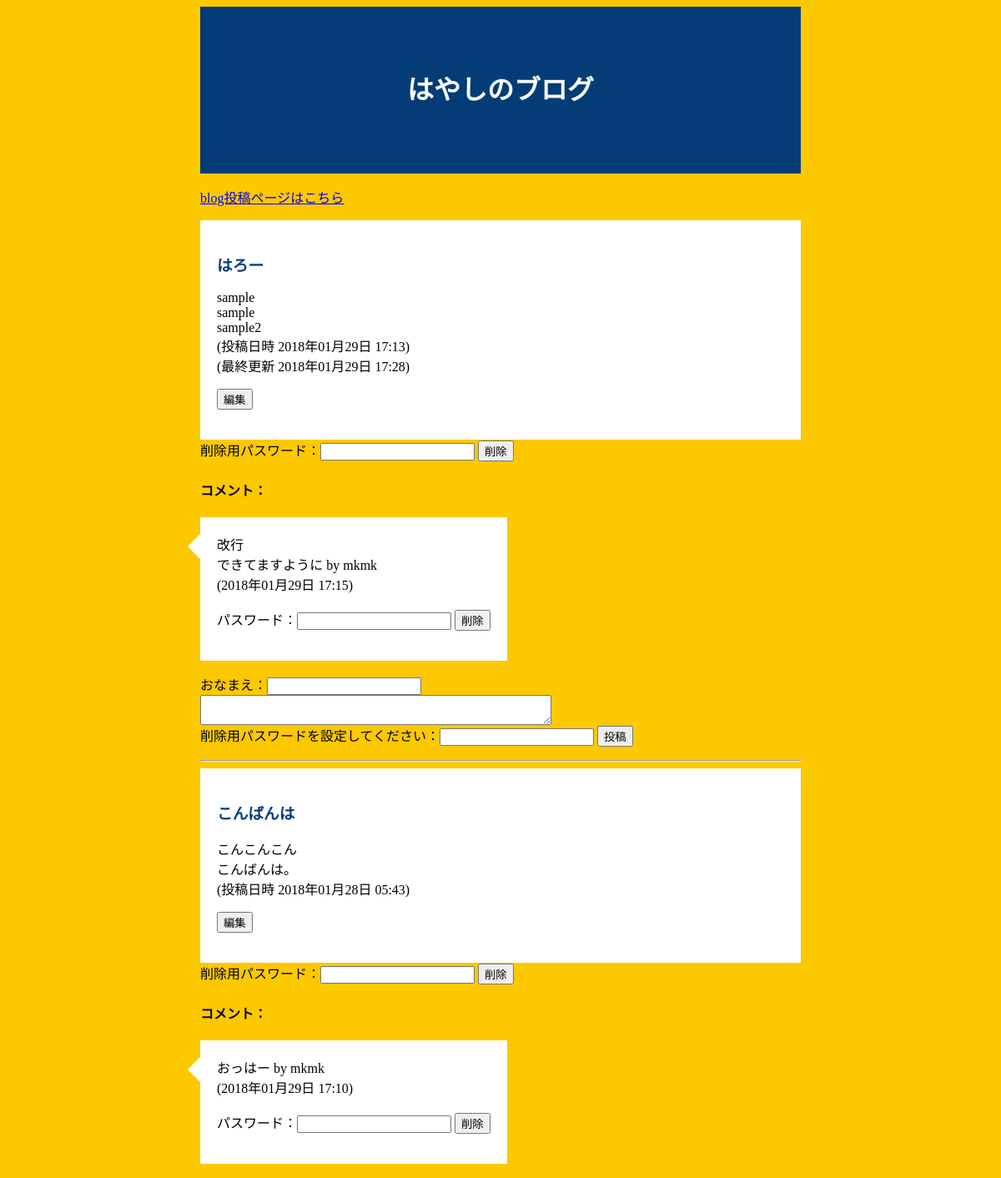
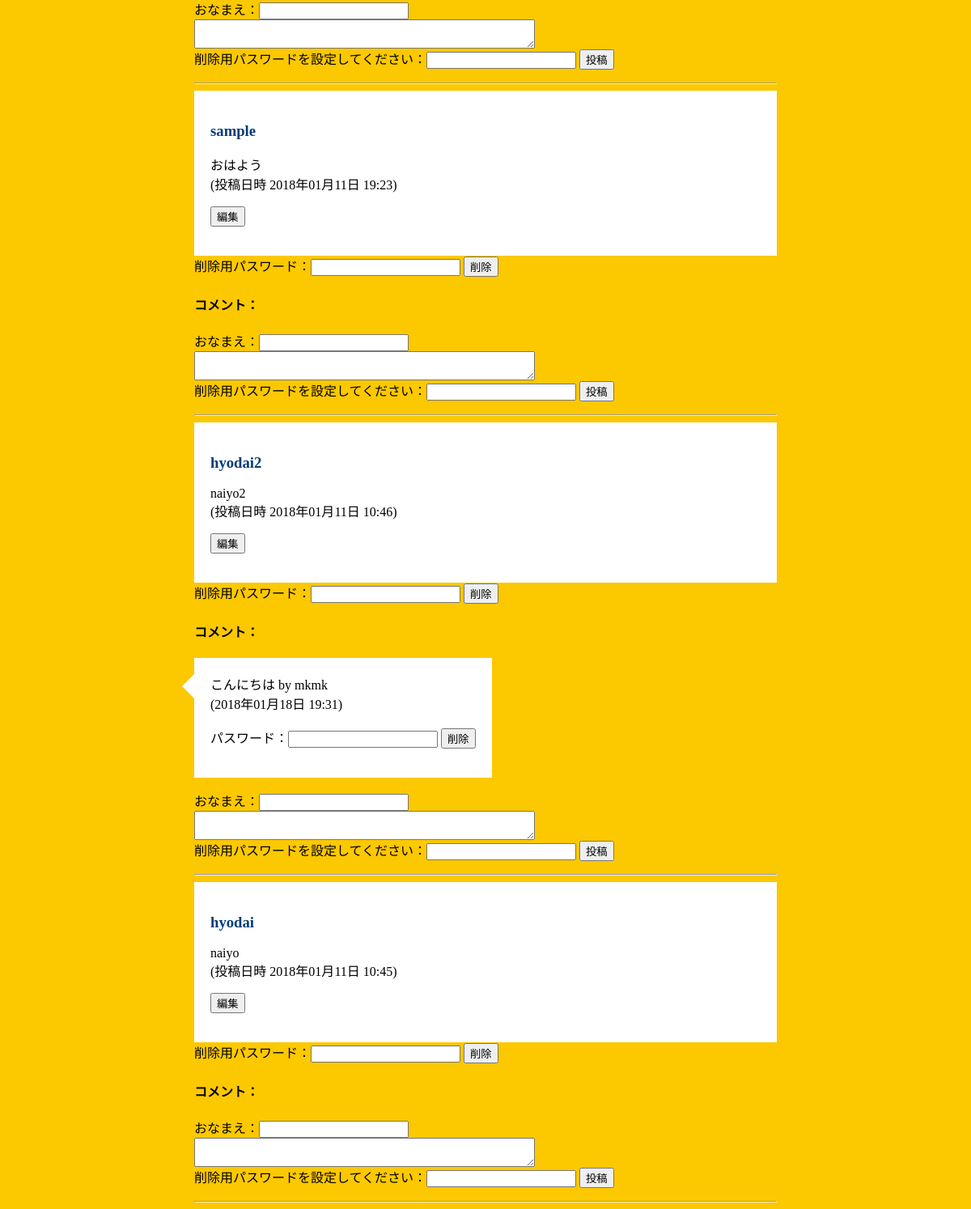
The page / on the database its author committed (2 pictures, top to bottom).
### tables this page shows
CREATE TABLE posts(
id integer primary key autoincrement,
title text,
contents text,
date text, edit text);

CREATE TABLE comments(id integer primary key autoincrement,pid integer,contents text,date text, user text, password text);

### index.php (the view, shortened to what this page needs)
<html>
<head>
  <link rel="stylesheet" href="top.css" type="text/css"/>
</head>
<body>
  <div class="top" >
<h1>はやしのブログ</h1>
</div>
  <p><a href="post.php">blog投稿ページはこちら</a></p>
<?php
try{
    $dbh = new PDO('sqlite:blog.db','','');
    $sth = $dbh->prepare("select * from posts order by id desc");
    $sth->execute();
    while ($row = $sth->fetch()) {
      $time = preg_split("/[\s.:-]+/",$row['date']);
      $editTime = preg_split("/[\s.:-]+/",$row['edit']);
      ?>
      <div class="post">
        <h3><?php echo $row['title']?></h3>
<p>
<?php echo nl2br(htmlspecialchars($row["contents"])) ?><br>
(投稿日時 <?php echo $time[0]."年".$time[1]."月". $time[2]."日 ".$time[3].":".$time[4] ?>)<br>
          <?php
          if(isset($row['edit'])){
            echo "(最終更新 ".$editTime[0]."年".$editTime[1]."月". $editTime[2]."日 ".$editTime[3].":".$editTime[4].")";
          }
          ?>
        </p>
        <form action = "edit.php" method = "post">
          <input type="submit" value="編集">
        </form>
      </div>
      <form action = "delete.php" method = "post">
        削除用パスワード：<input type="password" name="password" size="20" />
        <input type="submit" value="削除">
      </form>
      <h4>コメント：</h4>
      <?php
      $sth2 = $dbh->prepare("select * from comments where pid=? order by id desc");
      $sth2->execute(array($row['id']));
      while ($row2 = $sth2->fetch()) {
        $time = preg_split("/[\s.:-]+/",$row2['date']);?>
      <p>
      <div class="commentBalloon">
        <?php echo nl2br(htmlspecialchars($row2["contents"])) ?>
        by <?php echo $row2['user'] ?><br>
        (<?php echo $time[0]."年".$time[1]."月". $time[2]."日 ".$time[3].":".$time[4] ?>)<br><br>
        <form action = "deleteComment.php" method = "post">
          パスワード：<input type="password" name="password" size="20" />
          <input type="submit" value="削除">
        </form>
      </div>
      </p>
      <?php
      }
      ?>
      <form action="comment.php" method="post">
        <p>
          おなまえ：<input type="text" name="user" size="20" /><br>
          <textarea name="contents" rows="2" cols="50"></textarea><br>
          削除用パスワードを設定してください：<input type="password" name="password" size="20" />
          <input type="submit" value="投稿">
        </p>
      </form>
      <hr/>
  <?php
    }
  } Catch (PDOException $e) {
    print "エラー!: " . $e->getMessage() . "<br/>";
    die();
  }
  ?>
</body>
</html>

### top.css (style rules this page uses)
html { width: 100%; }
body { background-color: #fcc800; margin-right: auto; margin-left : auto; width: 60%; }
.top { color: white; background-color: #043c78; line-height: 200px; text-align: center; margin-right: auto; margin-left : auto; height: 200px; }
.post { position: relative; padding: 20px; background-color: white; }
h3 { color: #043c78 }
.commentBalloon { position: relative; padding: 20px; background-color: white; display: inline-block; }
.commentBalloon::before { content: ''; position: absolute; display: block; width: 0; height: 0; left: -15px; top: 20px; border-right: 15px solid white; border-top: 15px solid transparent; border-bottom: 15px solid transparent; }

### rows shown on the page
posts: title "はろー", contents "sample sample sample2", date "2018", date "01", date "29", date "17", date "13", edit "2018", edit "01", edit "29", edit "17", edit "28"
comments: contents "改行 できてますように", user "mkmk", date "2018", date "01", date "29", date "17", date "15"
posts: title "こんばんは", contents "こんこんこん こんばんは。", date "2018", date "01", date "28", date "05", date "43"
comments: contents "おっはー", user "mkmk", date "2018", date "01", date "29", date "17", date "10"
posts: title "sample", contents "おはよう", date "2018", date "01", date "11", date "19", date "23"
posts: title "hyodai2", contents "naiyo2", date "2018", date "01", date "11", date "10", date "46"
comments: contents "こんにちは", user "mkmk", date "2018", date "01", date "18", date "19", date "31"
posts: title "hyodai", contents "naiyo", date "2018", date "01", date "11", date "10", date "45"
